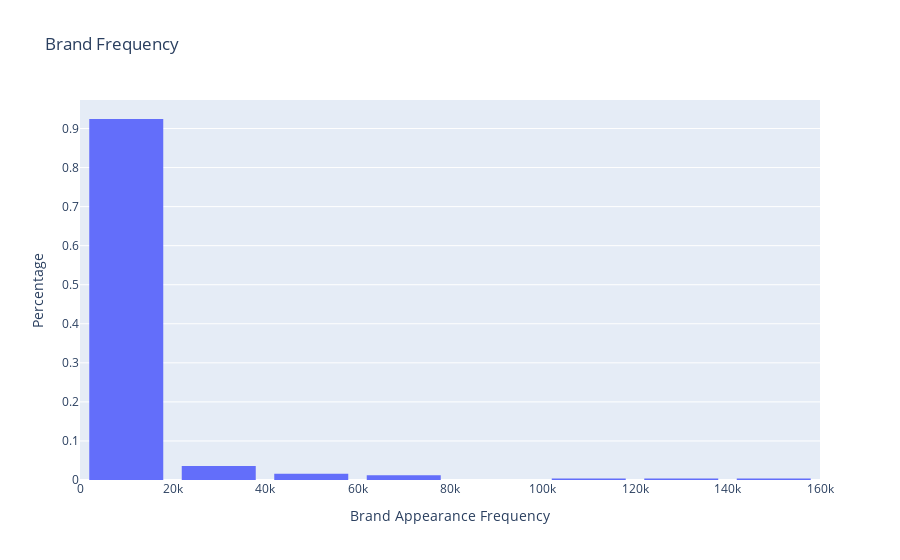

Notebook source saved alongside this figure:
### Code cell
fig = go.Figure(data=[go.Histogram(x=brand1[1:],nbinsx=10, histnorm='probability')])
fig.update_layout(
    title_text='Brand Frequency', # title of plot
    xaxis_title_text='Brand Appearance Frequency', # xaxis label
    yaxis_title_text='Percentage', # yaxis label
    bargap=0.2, # gap between bars of adjacent location coordinates
    #bargroupgap=0.1 # gap between bars of the same location coordinates
)

### Figure 1 — Plotly figure (JSON) as saved in the notebook; plotly's stock layout.template omitted (floating-point values rounded to 4 significant figures; data arrays with more than 128 entries replaced by an {"elided": "..."} marker saying what was removed)
{"data": [{"histnorm": "probability", "nbinsx": 10, "type": "histogram", "x": {"elided": "251 int values"}}], "layout": {"bargap": 0.2, "title": {"text": "Brand Frequency"}, "xaxis": {"title": {"text": "Brand Appearance Frequency"}}, "yaxis": {"title": {"text": "Percentage"}}}}
